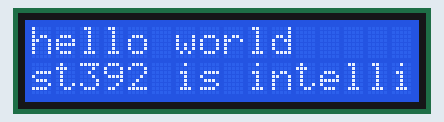
Bench run of a sketch on a simulated Arduino Uno, built with avr-gcc and run on an emulated ATmega328P. Shown: 16×2 character LCD.

Above: at 0.1 s.
At 4.6 s:
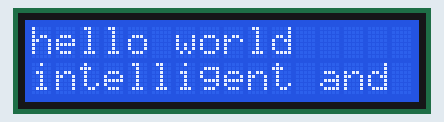
At 9.7 s:
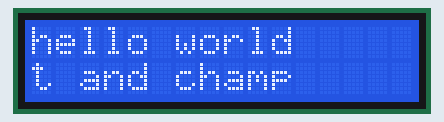
At 19.7 s:
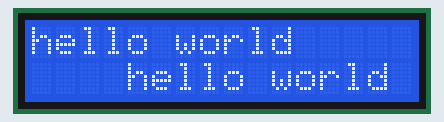
At 29.2 s:
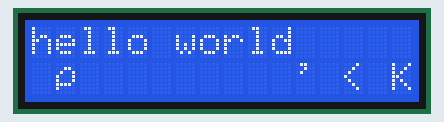
At 39.3 s:
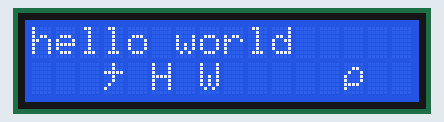

The sketch:

LCD.ino
```cpp
#include <LiquidCrystal.h>
// A0=14 to A5=19  -
int rs=19 , e=18, d4=17,d5=16, d6=15,d7=14;
LiquidCrystal lcd(rs, e, d4, d5, d6, d7);
char ar[]="st392 is intelligent and champ" ;
void setup() {
  lcd.begin(16, 2);
//  for ( int i=0 ; i<26 ; i++)
    lcd.print("hello world" );

}
int start=0;
void loop() {
  lcd.setCursor(0, 1);
  for (int i=start; i<(16+start); i++ )
  {    lcd.print(ar[i]);
  }
    delay(500);
  start++; // check this variable

}


/*
 *   // set the cursor to column 0, line 1
  // (note: line 1 is the second row, since counting begins with 0):


 */
```

Measured:
- what the display in image 1 shows lasts 0.5 s, from 4.6 s to 5.1 s
